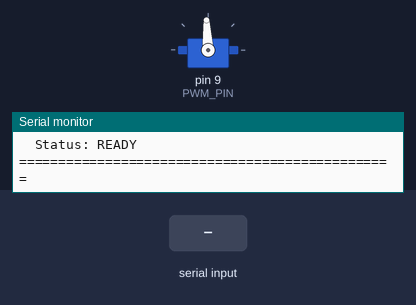
This program was run on a simulated Arduino Uno, built with avr-gcc and run on an emulated ATmega328P. Shown: servo, the last lines printed to the serial monitor. Inputs (shaded band) come from the test bench.

Above: at 2.2 s.
2.3 s: "w\n" received over Serial
At 3.4 s:
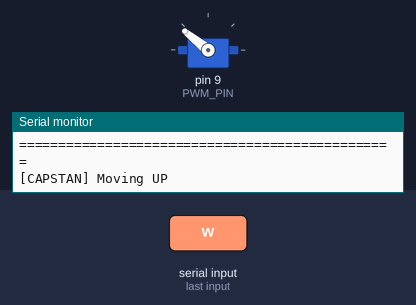
3.8 s: "x\n" received over Serial
At 4.5 s:
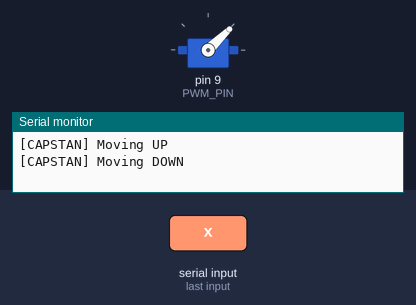
5.3 s: "up\n" received over Serial
At 5.7 s:
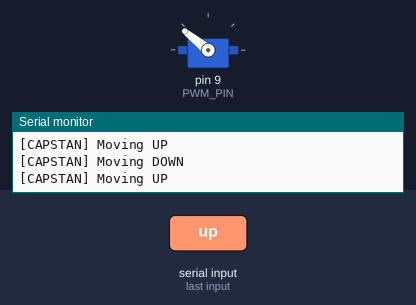
6.8 s: "down\n" received over Serial
At 8.0 s:
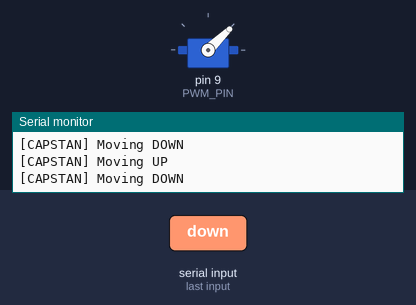
Timing chart, 0 to 18.3 s (numbered marks = the images above; inputs shaded):
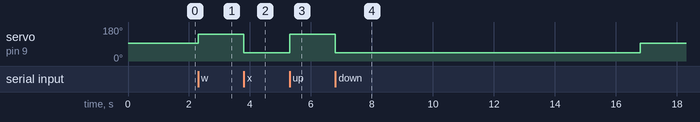

Measured:
- after the input at 2.3 s, servo on pin 9 (PWM_PIN): 93° → 141° at once
- after the input at 3.8 s, servo on pin 9 (PWM_PIN): 141° → 44° at once
- after the input at 5.3 s, servo on pin 9 (PWM_PIN): 44° → 141° at once
- after the input at 6.8 s, servo on pin 9 (PWM_PIN): 141° → 44° at once, → 93° 10.0 s later

The program:

main.cpp
```cpp
#include <Arduino.h>
#include <Servo.h>
#include <string.h>
#include <ctype.h>


// MARK: Enum
enum class CapstanCommand {
  Up,
  Down,
  Stop,
  Help,
  Prznt,
  Invalid
};

// MARK: Declarations
const unsigned long COMMAND_TIMEOUT_MS = 10000;
unsigned long lastCommandTime = 0;

const size_t INPUT_BUFFER_SIZE = 16;
char inputBuffer[INPUT_BUFFER_SIZE];
size_t inputIndex = 0;

void printMenu();
void actuateUp();
void actuateDown();
void haltCapstan();
void presentWilson();
CapstanCommand parseCommand(const char *input);
void handleCommand(CapstanCommand cmd);
void readSerialCommand();
void sanitizeInput(char *input);

// 1000us = full reverse (-10.0 turns/s)
// 1500us = stop        (  0.0 turns/s)
// 2000us = full fwd    (+10.0 turns/s)
const int PWM_FULL_REV = 1000;
const int PWM_STOP     = 1500;
const int PWM_FULL_FWD = 2000;
const int PWM_PIN = 9;  // Servo library requires pin 9 or 10 on Uno

Servo capstanPWM;

// MARK: Setup
void setup() {
  Serial.begin(115200);
  delay(1000);

  capstanPWM.attach(PWM_PIN);
  capstanPWM.writeMicroseconds(PWM_STOP);

  Serial.println(F("Maintainer: Maison Gulyas"));
  Serial.println(F("Capstan Control System Testing"));

  printMenu();
  lastCommandTime = millis();
}

// MARK: Loop
void loop() {
  readSerialCommand();

  if (millis() - lastCommandTime > COMMAND_TIMEOUT_MS) {
    haltCapstan();
    lastCommandTime = millis();
  }
}

// MARK: Read Cmd
void readSerialCommand() {
  while (Serial.available() > 0) {
    char c = Serial.read();

    if (c == '\n' || c == '\r') {
      if (inputIndex > 0) {
        inputBuffer[inputIndex] = '\0';
        sanitizeInput(inputBuffer);
        CapstanCommand cmd = parseCommand(inputBuffer);

        if (cmd == CapstanCommand::Invalid) {
          Serial.print(F("[INVALID] Unknown Command: "));
          Serial.println(inputBuffer);
          Serial.println(F("Valid Commands: w (up), x (down), s (stop), h (help)"));
        } else {
          handleCommand(cmd);
          lastCommandTime = millis();
        }
        inputIndex = 0;
      }
      return;
    }

    if (isPrintable(c)) {
      if (inputIndex < INPUT_BUFFER_SIZE - 1) {
        inputBuffer[inputIndex++] = c;
      } else {
        inputIndex = 0;
        Serial.println(F("[ERROR] Input too long. Command Cleared."));
      }
    }
  }
}

// MARK: Sanitization
void sanitizeInput(char *input) {
  for (size_t i = 0; input[i] != '\0'; i++) {
    input[i] = tolower(input[i]);
  }

  size_t start = 0;
  while (input[start] == ' ') start++;

  if (start > 0) {
    size_t i = 0;
    while (input[start] != '\0') input[i++] = input[start++];
    input[i] = '\0';
  }

  int end = strlen(input) - 1;
  while (end >= 0 && input[end] == ' ') input[end--] = '\0';
}

// MARK: Parse
CapstanCommand parseCommand(const char *input) {
  if (strcmp(input, "w") == 0 || strcmp(input, "up") == 0)   return CapstanCommand::Up;
  if (strcmp(input, "x") == 0 || strcmp(input, "down") == 0) return CapstanCommand::Down;
  if (strcmp(input, "s") == 0 || strcmp(input, "stop") == 0) return CapstanCommand::Stop;
  if (strcmp(input, "h") == 0 || strcmp(input, "help") == 0) return CapstanCommand::Help;
  if (strcmp(input, "p") == 0 || strcmp(input, "present") == 0) return CapstanCommand:: Prznt;
  return CapstanCommand::Invalid;
}

// MARK: Cmd Handler
void handleCommand(CapstanCommand cmd) {
  switch (cmd) {
    case CapstanCommand::Up:      actuateUp();   break;
    case CapstanCommand::Down:    actuateDown(); break;
    case CapstanCommand::Stop:    haltCapstan(); break;
    case CapstanCommand::Help:    printMenu();   break;
    case CapstanCommand::Prznt:   presentWilson(); break;
    case CapstanCommand::Invalid: break;
  }
}

// MARK: Menu
void printMenu() {
  const char *capstanMenu = R"MENU(
================================================
              CAPSTAN CONTROL TUI
================================================

                    [ W ]
                      |
                      |  UP
                      |
           [ S ] ---- + ---- [ H ]
            STOP              HELP
                      |
                      |  DOWN
                      |
                    [ X ]

------------------------------------------------
  Commands:
    w / up    Move capstan UP    (+10.0 turns/s)
    x / down  Move capstan DOWN  (-10.0 turns/s)
    s / stop  Stop capstan       (  0.0 turns/s)
    h / help  Show this menu
------------------------------------------------
  Status: READY
================================================
)MENU";
  Serial.print(capstanMenu);
}

// MARK: PWM Cmds
void actuateUp() {
  Serial.println(F("[CAPSTAN] Moving UP"));
  capstanPWM.writeMicroseconds(PWM_FULL_FWD);
}

void actuateDown() {
  Serial.println(F("[CAPSTAN] Moving DOWN"));
  capstanPWM.writeMicroseconds(PWM_FULL_REV);
}

void haltCapstan() {
  Serial.println(F("[CAPSTAN] STOP"));
  capstanPWM.writeMicroseconds(PWM_STOP);
}

void presentWilson() {

}
```
